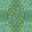

Tiled map render using the project's own tile images. Description and the whole map definition, tile-layer contents included, below:
An orthogonal 2x2 tile map with 16x16 px tiles, 1 tile layer (Tile Layer 1).

<map version="1.5" tiledversion="1.7.2" orientation="orthogonal" renderorder="right-down" width="2" height="2" tilewidth="16" tileheight="16" infinite="0" nextlayerid="2" nextobjectid="1">
 <tileset firstgid="1" name="../TilesetPreviews/UpdatedVillage" tilewidth="16" tileheight="16" tilecount="1024" columns="32">
  <image source="UpdatedVillage.png" trans="ffffff" width="512" height="512" />
 </tileset>
 <layer id="1" name="Tile Layer 1" width="2" height="2">
  <properties>
   <property name="Anims1" value="UpdatedVillageAnimations" />
   <property name="ChapterID" value="Debug2Ch" />
   <property name="Main" value="" />
   <property name="MapID" value="Debug2Map" />
   <property name="ObjectType" value="UpdatedVillageObj" />
   <property name="PaletteID" value="UpdatedVillagePal" />
   <property name="TileConfig" value="UpdatedVillageConf" />
  </properties>
  <data>
   <tile gid="7" />
   <tile gid="8" />
   <tile gid="39" />
   <tile gid="40" />
  </data>
 </layer>
</map>
